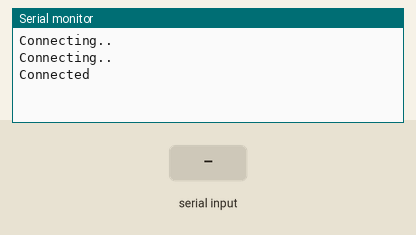
Simulated run of this sketch. Board: ESP8266 (NodeMCU). On the bench: the last lines printed to the serial monitor. Inputs (shaded band) come from the test bench. WiFi joins after 1.5 s; servers stay silent unless stated; uploads are accepted with an empty reply.

Above: at 3.2 s.
3.3 s: "locked\n" received over Serial
At 5.1 s:
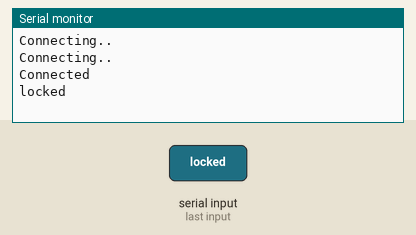
6.0 s: "unlocked\n" received over Serial
At 7.4 s:
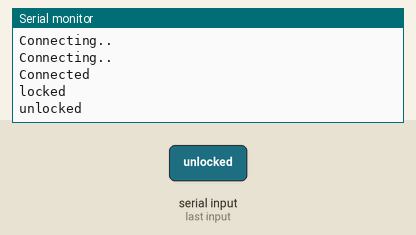
8.7 s: "GET\n" received over Serial
At 10.9 s:
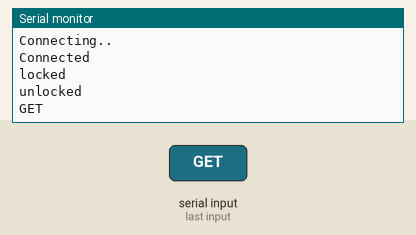
11.5 s: "LOCK\n" received over Serial
At 14.4 s:
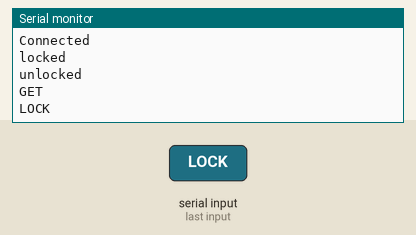
14.7 s: "UNLOCK\n" received over Serial
At 17.2 s:
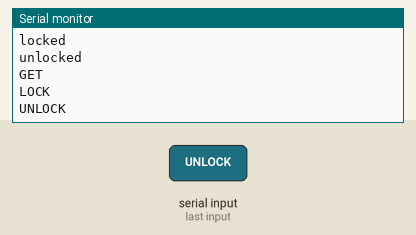
18.1 s: "NOTIFY\n" received over Serial
At 21.0 s:
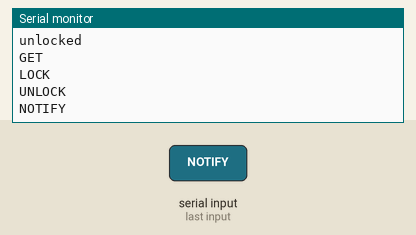

Measured:
- after the input at 3.3 s, the serial monitor: prints a new line after 0.70 s (image 1)
- after the input at 6.0 s, the serial monitor: prints a new line after 1.0 s (image 2)
- after the input at 8.7 s, the serial monitor: prints a new line after 1.3 s (image 3)
- after the input at 11.5 s, the serial monitor: prints a new line after 1.7 s (image 4)
- after the input at 14.7 s, the serial monitor: prints a new line after 1.9 s (image 5)
- after the input at 18.1 s, the serial monitor: prints a new line after 1.9 s (image 6)

The sketch:

wifi.ino
```cpp
#include <ESP8266WiFi.h>
#include <ESP8266HTTPClient.h>

const char* ssid = "Ra wifi";
const char* password = "dragonra";

//const char* ssid = "Funworld";
//const char* password = "20192019";

/* main link */
const char* doorUrl = "http://us-central1-if3111-smartdoor.cloudfunctions.net/arduinoHandler";
const char* historyLoggerUrl = "http://us-central1-if3111-smartdoor.cloudfunctions.net/newHistoryLogger";
const char* changeDoorStateUrl = "http://us-central1-if3111-smartdoor.cloudfunctions.net/newDashboardHandler";
const char* notificationUrl = "http://us-central1-if3111-smartdoor.cloudfunctions.net/newPushNotification";

/* backup link */
const char* backupLoggerLockUrl = "http://us-central1-if3111-smartdoor.cloudfunctions.net/arduinoHistoryLogLock";
const char* backupLoggerUnlockUrl = "http://us-central1-if3111-smartdoor.cloudfunctions.net/arduinoHistoryLogUnlock";
const char* backupLockUrl = "http://us-central1-if3111-smartdoor.cloudfunctions.net/arduinoLock";
const char* backupUnlockUrl = "http://us-central1-if3111-smartdoor.cloudfunctions.net/arduinoUnlock";

String action;
bool actionReady = false;

String sendGET(String url) {
  HTTPClient http;
  String payload;

  http.begin(url);
  int httpCode = http.GET();

  if (httpCode > 0) {
    payload = http.getString();
  }

  // Terminate process
  http.end();
  return payload;
}

void fetchDoorState() {
  String payload = sendGET(doorUrl);
  Serial.println(payload);
//  if(payload == "unlock"){
//    Serial.println("U");
//  }
//  else if (payload == "lock"){
//    Serial.println("L");
//  }
//  else{
//    Serial.println("?");
//  }
}

void sendPushNotification(){
  sendGET(notificationUrl);
}

void backupLock() {
  sendGET(backupLockUrl);
  sendGET(backupLoggerLockUrl);
}

void backupUnlock() {
  sendGET(backupUnlockUrl);
  sendGET(backupLoggerUnlockUrl);
}

void changeLockState(String lockState) {

  HTTPClient http;    //Declare object of class HTTPClient
  HTTPClient http2;

  http.begin(historyLoggerUrl);      //Specify request destination
  http.addHeader("User-Agent", "Mozilla/5.0");
  http.addHeader("Content-Type", "application/json");

  http2.begin(changeDoorStateUrl);
  http2.addHeader("User-Agent", "Mozilla/5.0");
  http2.addHeader("Content-Type", "application/json");

  String payload = "{"
                   "\"secretCode\":\"seara\","
                   "\"userToken\":\"1234512345\","
                   "\"buildingId\":\"1\","
                   "\"buildingLockState\":\""
                   + lockState +
                   "\"}";

  int httpCode = http.POST(payload);
  int httpCode2 = http2.POST(payload);

  http.end();  //Close connection
  http2.end();  //Close connection

  // Run backup code
  if (httpCode != 200 || httpCode2 != 200){
    if (lockState == "locked"){
      backupLock();
    }
    else if (lockState == "unlocked"){
      backupUnlock();
    }
  }
}

void setup () {

  Serial.begin(9600);
  WiFi.begin(ssid, password);

  while (WiFi.status() != WL_CONNECTED) {
    delay(1000);
    Serial.println("\nConnecting..");
  }
  Serial.println("Connected");
}

void loop() {

  //Check WiFi connection status
  if (WiFi.status() == WL_CONNECTED) {

    while (Serial.available()) {
      char c = Serial.read();

      if (c == '\n') {
        actionReady = true;
      } else {
        action += c;
      }
    }

    if (!actionReady) {
      delay(2000);
      return;
    }

    Serial.println(action);

    if (action.equals("GET\n") || action.equals("GET\0") || action.equals("GET\r") || action.equals("GET")) {
      fetchDoorState();
    }
    if (action.equals("LOCK\n") || action.equals("LOCK\0") || action.equals("LOCK\r") || action.equals("LOCK")) {
      changeLockState("locked");
    }
    if (action.equals("UNLOCK\n") || action.equals("UNLOCK\0") || action.equals("UNLOCK\r") || action.equals("UNLOCK")) {
      changeLockState("unlocked");
    }
    if(action.equals("NOTIFY\n") || action.equals("NOTIFY\0") || action.equals("NOTIFY\r") || action.equals("NOTIFY")){
      sendPushNotification();
    }
  }

  if (actionReady) {
    action = "";
  }

  actionReady = false;
  delay(3000);
}
```
